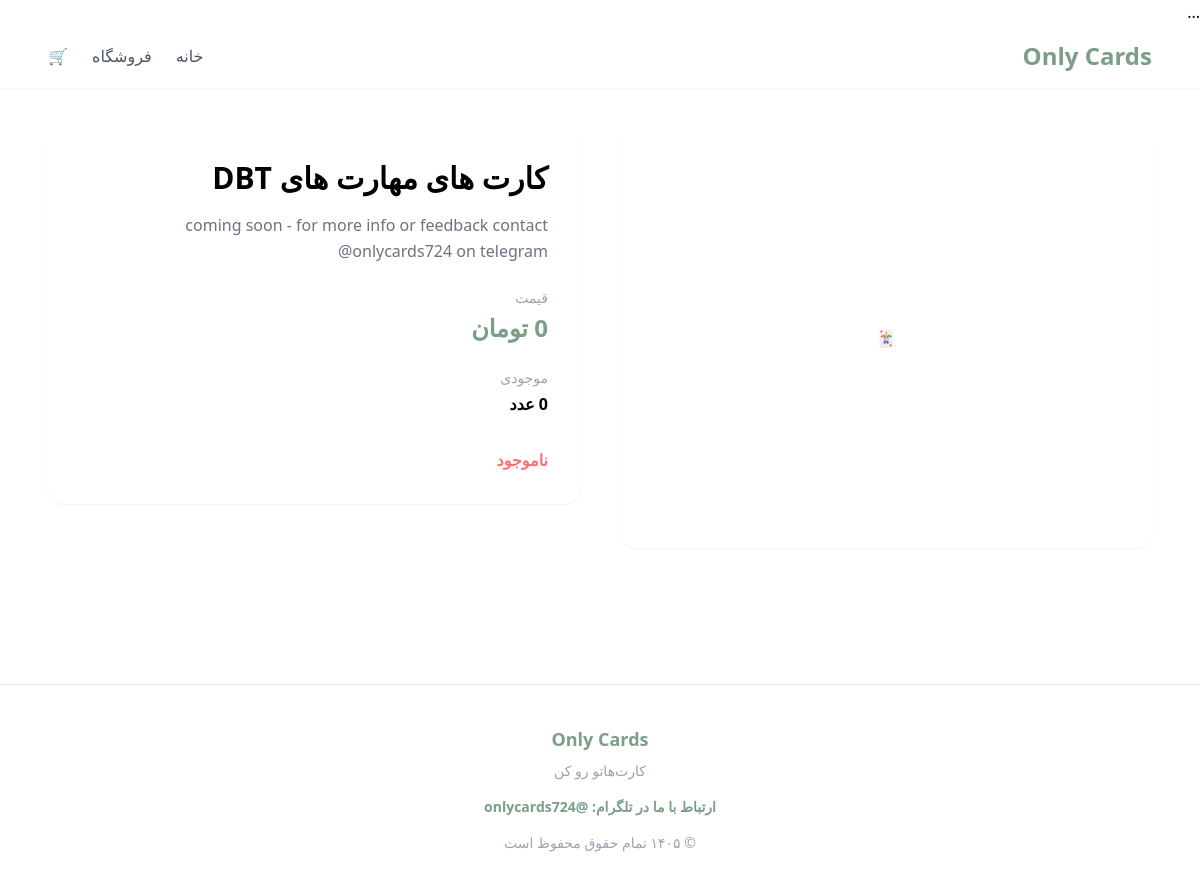
The app's page /product/3 with its own data.
### app.py (models this page shows)
class Product(db.Model):
    id = db.Column(db.Integer, primary_key=True)
    name = db.Column(db.String(200), nullable=False)
    description = db.Column(db.Text, nullable=False)
    price = db.Column(db.Float, nullable=False)
    stock = db.Column(db.Integer, nullable=False)
    image = db.Column(db.Text, nullable=False, default='')

### app.py (the view)
@app.route('/product/<int:id>')
def product(id):
    product = Product.query.get_or_404(id)
    return render_template('product.html', product=product)

### app.py (called while the page is built)
def split_product_images(image_text):
    if not image_text:
        return []
    return [image.strip() for image in image_text.split('||') if image.strip()]

@app.context_processor
def image_helpers():
    return dict(
        split_product_images=split_product_images,
        get_product_preview_image=get_product_preview_image
    )

### templates/product.html (shortened to what this page needs)
{% extends 'base.html' %}
{% block content %}
<div class="grid grid-cols-1 md:grid-cols-2 gap-10 items-start">
    <div>
        {% set product_images = split_product_images(product.image) %}
        {% if product_images %}
            {% set main_image = product_images[0] %}
            {% set main_image_url = url_for('static', filename=main_image if '/' in main_image else 'images/' ~ main_image) %}
            <div class="bg-white rounded-2xl min-h-[420px] flex items-center justify-center shadow-sm overflow-hidden p-4 mb-4">
            </div>
        {% endif %}
    </div>
    <div class="bg-white rounded-2xl p-8 shadow-sm">
        <h1 class="text-3xl font-bold mb-4">{{ product.name }}</h1>
        <p class="text-gray-500 leading-relaxed mb-6">
            {{ product.description }}
        </p>
        <div class="mb-6">
            <p class="text-sm text-gray-400 mb-1">قیمت</p>
            <p class="text-2xl font-bold text-[#7B9E87]">
                {{ "{:,}".format(product.price|int) }} تومان
            </p>
        </div>
        <div class="mb-8">
            <p class="text-sm text-gray-400 mb-1">موجودی</p>
            <p class="font-semibold">
                {{ product.stock }} عدد
            </p>
        </div>
        {% if product.stock > 0 %}
            <a href="/add-to-cart/{{ product.id }}" class="btn-primary inline-block text-lg font-semibold">
                افزودن به سبد خرید
            </a>
        {% else %}
            <p class="text-red-400 font-semibold">ناموجود</p>
        {% endif %}
    </div>
</div>
{% endblock %}

### records on screen
Product: name "کارت های مهارت های DBT", description "coming soon - for more info or feedback contact @onlycards724 on telegram"
